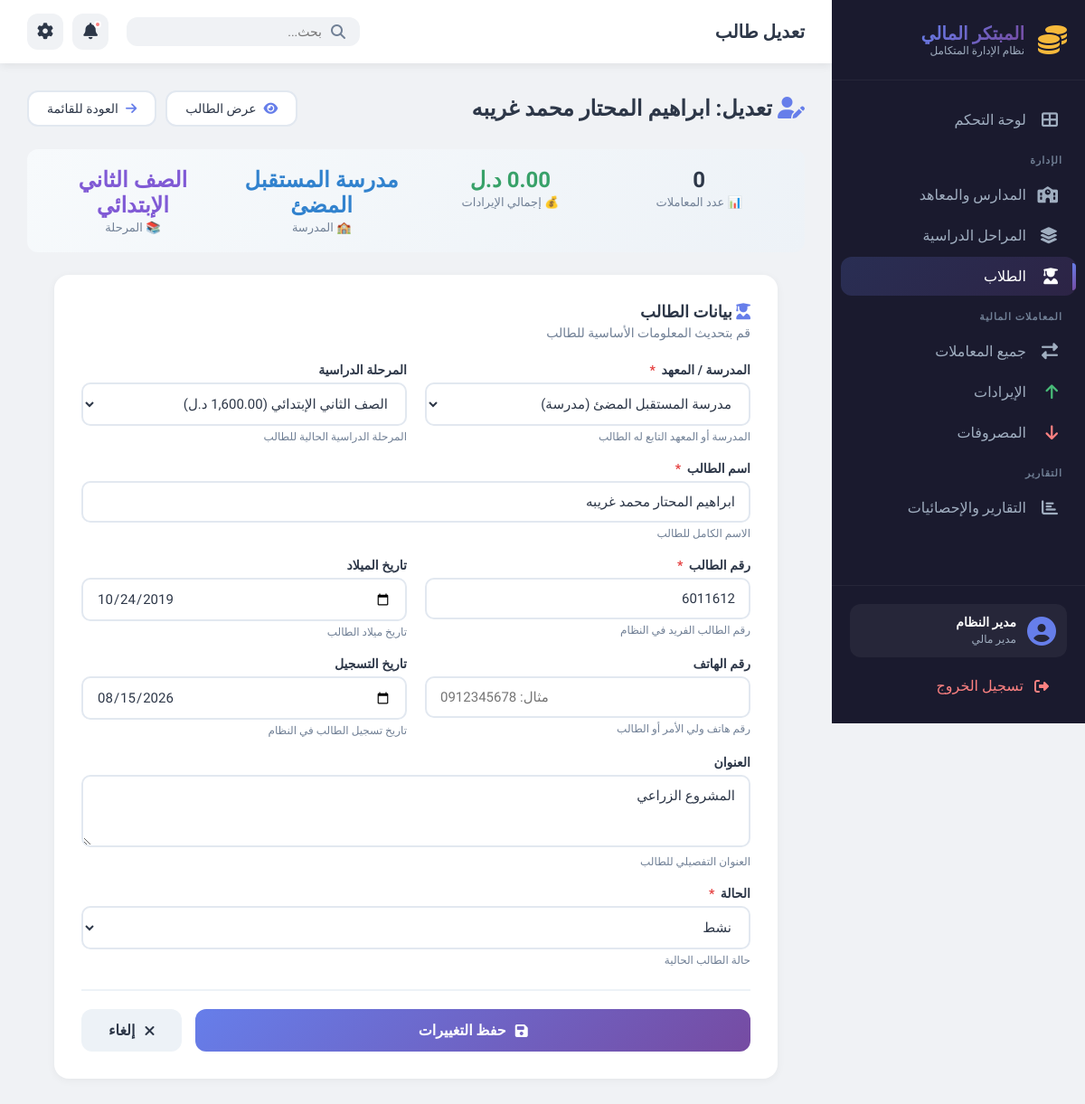
The page /modules/students/edit.php?id=11 on the database its author committed.
### tables this page shows
CREATE TABLE `students` (
  `id` int(11) NOT NULL,
  `school_id` int(11) DEFAULT NULL,
  `current_stage_id` int(11) DEFAULT NULL,
  `name` varchar(100) NOT NULL,
  `student_code` varchar(50) DEFAULT NULL,
  `birth_date` date DEFAULT NULL,
  `phone` varchar(20) DEFAULT NULL,
  `address` text DEFAULT NULL,
  `enrollment_date` date DEFAULT NULL,
  `status` enum('active','inactive','graduated') DEFAULT 'active',
  `created_at` timestamp NOT NULL DEFAULT current_timestamp()
);

CREATE TABLE `schools` (
  `id` int(11) NOT NULL,
  `name` varchar(100) NOT NULL,
  `type` enum('school','institute') NOT NULL,
  `address` text DEFAULT NULL,
  `phone` varchar(20) DEFAULT NULL,
  `email` varchar(100) DEFAULT NULL,
  `created_at` timestamp NOT NULL DEFAULT current_timestamp()
);

CREATE TABLE `stages` (
  `id` int(11) NOT NULL,
  `school_id` int(11) DEFAULT NULL,
  `name` varchar(50) NOT NULL,
  `order_number` int(11) DEFAULT 0,
  `fee_amount` decimal(10,2) NOT NULL DEFAULT 0.00,
  `description` text DEFAULT NULL,
  `created_at` timestamp NOT NULL DEFAULT current_timestamp()
);

### includes/functions.php (called while the page is built, shortened)
<?php
function formatLibyanCurrency($amount) {
    $amount = floatval($amount);
    return number_format($amount, 2, '.', ',') . ' د.ل';
}
function getSchools() {
    global $pdo;
    $stmt = $pdo->query("SELECT * FROM schools ORDER BY name");
    return $stmt->fetchAll();
}
function getStages($school_id = null) {
    global $pdo;
    $sql = "SELECT s.*, sc.name as school_name FROM stages s
            JOIN schools sc ON s.school_id = sc.id";
    if ($school_id) {
        $sql .= " WHERE s.school_id = ?";
    }
    $sql .= " ORDER BY s.order_number ASC, s.name ASC";
    $stmt = $pdo->prepare($sql);
    $stmt->execute($school_id ? [$school_id] : []);
    return $stmt->fetchAll();
}
?>

### modules/students/edit.php (the view, shortened to what this page needs)
<?php
require_once '../../config/database.php';
require_once '../../includes/functions.php';
$id = (int)$_GET['id'];
$stmt = $pdo->prepare("
    SELECT st.*, sc.name as school_name, sg.name as stage_name
    FROM students st
    JOIN schools sc ON st.school_id = sc.id
    LEFT JOIN stages sg ON st.current_stage_id = sg.id
    WHERE st.id = ?
");
$stmt->execute([$id]);
$student = $stmt->fetch();
$schools = getSchools();
$stages = getStages($student['school_id']);
$stmt = $pdo->prepare("SELECT COUNT(*) FROM transactions WHERE student_id = ?");
$stmt->execute([$id]);
$transaction_count = $stmt->fetchColumn();
$stmt = $pdo->prepare("SELECT SUM(amount) FROM transactions WHERE student_id = ? AND type = 'income' AND status = 'paid'");
$stmt->execute([$id]);
$total_income = $stmt->fetchColumn() ?: 0;
?>
<!DOCTYPE html>
<html lang="ar" dir="rtl">
<head>
    <link rel="stylesheet" href="../../assets/css/dashboard.css">
    <link rel="stylesheet" href="https://cdnjs.cloudflare.com/ajax/libs/font-awesome/6.5.0/css/all.min.css">
</head>
<body>
    <div class="dashboard-wrapper">
        <aside class="sidebar">
            <div class="sidebar-header">
                <div class="logo-container">
                    <i class="fas fa-coins logo-icon"></i>
                    <div class="logo-text">
                        <h2>المبتكر المالي</h2>
                        <span>نظام الإدارة المتكامل</span>
                    </div>
                </div>
            </div>
            <nav class="sidebar-nav">
                <ul>
                    <li class="nav-item">
                        <a href="../../index.php">
                            <i class="fas fa-th-large"></i>
                            <span>لوحة التحكم</span>
                        </a>
                    </li>
                    <li class="nav-section">الإدارة</li>
                    <li class="nav-item">
                        <a href="../schools/index.php">
                            <i class="fas fa-school"></i>
                            <span>المدارس والمعاهد</span>
                        </a>
                    </li>
                    <li class="nav-item">
                        <a href="../stages/index.php">
                            <i class="fas fa-layer-group"></i>
                            <span>المراحل الدراسية</span>
                        </a>
                    </li>
                    <li class="nav-item active">
                        <a href="index.php">
                            <i class="fas fa-user-graduate"></i>
                            <span>الطلاب</span>
                        </a>
                    </li>
                    <li class="nav-section">المعاملات المالية</li>
                    <li class="nav-item">
                        <a href="../transactions/index.php">
                            <i class="fas fa-exchange-alt"></i>
                            <span>جميع المعاملات</span>
                        </a>
                    </li>
                    <li class="nav-item">
                        <a href="../transactions/income.php">
                            <i class="fas fa-arrow-up text-success"></i>
                            <span>الإيرادات</span>
                        </a>
                    </li>
                    <li class="nav-item">
                        <a href="../transactions/expense.php">
                            <i class="fas fa-arrow-down text-danger"></i>
                            <span>المصروفات</span>
                        </a>
                    </li>
                    <li class="nav-section">التقارير</li>
                    <li class="nav-item">
                        <a href="../reports/index.php">
                            <i class="fas fa-chart-bar"></i>
                            <span>التقارير والإحصائيات</span>
                        </a>
                    </li>
                </ul>
            </nav>
            <div class="sidebar-footer">
                <div class="user-info">
                    <i class="fas fa-user-circle"></i>
                    <div>
                        <span class="user-name">مدير النظام</span>
                        <span class="user-role">مدير مالي</span>
                    </div>
                </div>
                <a href="#" class="logout-btn">
                    <i class="fas fa-sign-out-alt"></i>
                    <span>تسجيل الخروج</span>
                </a>
            </div>
        </aside>
        <main class="main-content">
            <header class="top-header">
                <div class="header-left">
                    <h1>تعديل طالب</h1>
                </div>
                <div class="header-right">
                    <div class="search-box">
                        <i class="fas fa-search"></i>
                        <input type="text" placeholder="بحث..." id="searchInput">
                    </div>
                    <div class="header-actions">
                        <button class="icon-btn" title="الإشعارات">
                            <i class="fas fa-bell"></i>
                            <span class="notification-dot"></span>
                        </button>
                        <button class="icon-btn" title="الإعدادات">
                            <i class="fas fa-cog"></i>
                        </button>
                    </div>
                </div>
            </header>
            <div class="content-area">
                <div class="page-header">
                    <h2>
                        <i class="fas fa-user-edit" style="color: #667eea;"></i>
                        تعديل: <?php echo htmlspecialchars($student['name']); ?>
                    </h2>
                    <div class="header-actions">
                        <a href="view.php?id=<?php echo $student['id']; ?>" class="btn-back">
                            <i class="fas fa-eye"></i>
                            عرض الطالب
                        </a>
                        <a href="index.php" class="btn-back">
                            <i class="fas fa-arrow-right"></i>
                            العودة للقائمة
                        </a>
                    </div>
                </div>
                <div class="student-info-card">
                    <div class="info-item">
                        <span class="number"><?php echo $transaction_count; ?></span>
                        <span class="label">📊 عدد المعاملات</span>
                    </div>
                    <div class="info-item">
                        <span class="number income"><?php echo formatLibyanCurrency($total_income); ?></span>
                        <span class="label">💰 إجمالي الإيرادات</span>
                    </div>
                    <div class="info-item">
                        <span class="number transactions"><?php echo htmlspecialchars($student['school_name']); ?></span>
                        <span class="label">🏫 المدرسة</span>
                    </div>
                    <div class="info-item">
                        <span class="number" style="color: #805ad5;"><?php echo htmlspecialchars($student['stage_name'] ?? 'غير محدد'); ?></span>
                        <span class="label">📚 المرحلة</span>
                    </div>
                </div>
                <div class="form-container">
                    <div class="form-title">
                        <i class="fas fa-user-graduate" style="color: #667eea;"></i>
                        بيانات الطالب
                    </div>
                    <div class="form-subtitle">
                        قم بتحديث المعلومات الأساسية للطالب
                    </div>
                    <form method="POST" id="editStudentForm" onsubmit="return validateForm()">
                        <div class="form-row">
                            <div class="form-group">
                                <label for="school_id">
                                    المدرسة / المعهد
                                    <span class="required">*</span>
                                </label>
                                <select id="school_id" name="school_id" required>
                                    <?php foreach ($schools as $school): ?>
                                    <option value="<?php echo $school['id']; ?>"
                                        <?php echo $student['school_id'] == $school['id'] ? 'selected' : ''; ?>>
                                        <?php echo htmlspecialchars($school['name']); ?>
                                        (<?php echo $school['type'] == 'school' ? 'مدرسة' : 'معهد'; ?>)
                                    </option>
                                    <?php endforeach; ?>
                                </select>
                                <div class="help-text">المدرسة أو المعهد التابع له الطالب</div>
                            </div>
                            <div class="form-group">
                                <label for="stage_id">المرحلة الدراسية</label>
                                <select id="stage_id" name="stage_id">
                                    <?php foreach ($stages as $stage): ?>
                                    <option value="<?php echo $stage['id']; ?>"
                                        <?php echo $student['current_stage_id'] == $stage['id'] ? 'selected' : ''; ?>>
                                        <?php echo htmlspecialchars($stage['name']); ?>
                                        (<?php echo formatLibyanCurrency($stage['fee_amount']); ?>)
                                    </option>
                                    <?php endforeach; ?>
                                </select>
                                <div class="help-text">المرحلة الدراسية الحالية للطالب</div>
                            </div>
                        </div>
                        <div class="form-group">
                            <label for="name">
                                اسم الطالب
                                <span class="required">*</span>
                            </label>
                            <input type="text" id="name" name="name"
                                   value="<?php echo htmlspecialchars($student['name']); ?>"
                                   placeholder="أدخل اسم الطالب كاملاً" required>
                            <div class="help-text">الاسم الكامل للطالب</div>
                        </div>
                        <div class="form-row">
                            <div class="form-group">
                                <label for="student_code">
                                    رقم الطالب
                                    <span class="required">*</span>
                                </label>
                                <input type="text" id="student_code" name="student_code"
                                       value="<?php echo htmlspecialchars($student['student_code']); ?>"
                                       placeholder="مثال: S2024001" required>
                                <div class="help-text">رقم الطالب الفريد في النظام</div>
                            </div>
                            <div class="form-group">
                                <label for="birth_date">تاريخ الميلاد</label>
                                <input type="date" id="birth_date" name="birth_date"
                                       value="<?php echo $student['birth_date']; ?>">
                                <div class="help-text">تاريخ ميلاد الطالب</div>
                            </div>
                        </div>
                        <div class="form-row">
                            <div class="form-group">
                                <label for="phone">رقم الهاتف</label>
                                <input type="tel" id="phone" name="phone"
                                       value="<?php echo htmlspecialchars($student['phone']); ?>"
                                       placeholder="مثال: 0912345678">
                                <div class="help-text">رقم هاتف ولي الأمر أو الطالب</div>
                            </div>
                            <div class="form-group">
                                <label for="enrollment_date">تاريخ التسجيل</label>
                                <input type="date" id="enrollment_date" name="enrollment_date"
                                       value="<?php echo $student['enrollment_date']; ?>">
                                <div class="help-text">تاريخ تسجيل الطالب في النظام</div>
                            </div>
                        </div>
                        <div class="form-group">
                            <label for="address">العنوان</label>
                            <textarea id="address" name="address"
                                      placeholder="أدخل عنوان الطالب"><?php echo htmlspecialchars($student['address']); ?></textarea>
                            <div class="help-text">العنوان التفصيلي للطالب</div>
                        </div>
                        <div class="form-group">
                            <label for="status">
                                الحالة
                                <span class="required">*</span>
                            </label>
                            <select id="status" name="status" required>
                                <option value="active" <?php echo $student['status'] == 'active' ? 'selected' : ''; ?>>نشط</option>
                            </select>
                            <div class="help-text">حالة الطالب الحالية</div>
                        </div>
                        <div class="form-actions">
                            <button type="submit" class="btn-submit" id="submitBtn">
                                <i class="fas fa-save"></i>
                                حفظ التغييرات
                            </button>
                            <a href="index.php" class="btn-cancel">
                                <i class="fas fa-times"></i>
                                إلغاء
                            </a>
                        </div>
                    </form>
                </div>
            </div>
        </main>
    </div>
</body>
</html>

### rows shown on the page
students: name "ابراهيم المحتار محمد غريبه", school.name "مدرسة المستقبل المضئ", current_stage.name "الصف الثاني الإبتدائي", school_id "مدرسة المستقبل المضئ (مدرسة)", stage_id "الصف الثاني الإبتدائي (1,600.00 د.ل)", student_code "6011612", birth_date "10/24/2019", enrollment_date "08/15/2026", address "المشروع الزراعي", status "نشط"

### other values the page prints
$transaction_count "0"
formatLibyanCurrency($total_income) "0.00 د.ل"
